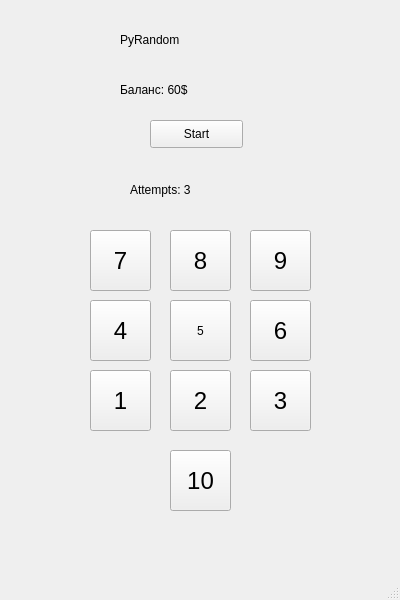
<?xml version="1.0" encoding="UTF-8"?>
<ui version="4.0">
 <class>MainWindow</class>
 <widget class="QMainWindow" name="MainWindow">
  <property name="geometry">
   <rect>
    <x>0</x>
    <y>0</y>
    <width>400</width>
    <height>600</height>
   </rect>
  </property>
  <property name="windowTitle">
   <string>MainWindow</string>
  </property>
  <widget class="QWidget" name="centralwidget">
   <widget class="QLabel" name="label">
    <property name="geometry">
     <rect>
      <x>120</x>
      <y>20</y>
      <width>151</width>
      <height>41</height>
     </rect>
    </property>
    <property name="styleSheet">
     <string notr="true">font: 20pt &quot;MS Shell Dlg 2&quot;;</string>
    </property>
    <property name="text">
     <string>&lt;html&gt;&lt;head/&gt;&lt;body&gt;&lt;p&gt;PyRandom&lt;/p&gt;&lt;/body&gt;&lt;/html&gt;</string>
    </property>
   </widget>
   <widget class="QLabel" name="balance">
    <property name="geometry">
     <rect>
      <x>120</x>
      <y>70</y>
      <width>181</width>
      <height>41</height>
     </rect>
    </property>
    <property name="styleSheet">
     <string notr="true">font: 15pt &quot;MS Shell Dlg 2&quot;;</string>
    </property>
    <property name="text">
     <string>&lt;html&gt;&lt;head/&gt;&lt;body&gt;&lt;p&gt;Баланс: 60$&lt;/p&gt;&lt;/body&gt;&lt;/html&gt;</string>
    </property>
   </widget>
   <widget class="QPushButton" name="start">
    <property name="geometry">
     <rect>
      <x>150</x>
      <y>120</y>
      <width>93</width>
      <height>28</height>
     </rect>
    </property>
    <property name="styleSheet">
     <string notr="true">font: 14pt &quot;MS Shell Dlg 2&quot;;</string>
    </property>
    <property name="text">
     <string>Start</string>
    </property>
   </widget>
   <widget class="QLabel" name="attemps">
    <property name="geometry">
     <rect>
      <x>130</x>
      <y>170</y>
      <width>181</width>
      <height>41</height>
     </rect>
    </property>
    <property name="styleSheet">
     <string notr="true">font: 15pt &quot;MS Shell Dlg 2&quot;;</string>
    </property>
    <property name="text">
     <string>&lt;html&gt;&lt;head/&gt;&lt;body&gt;&lt;p&gt;Attempts: 3&lt;/p&gt;&lt;/body&gt;&lt;/html&gt;</string>
    </property>
   </widget>
   <widget class="QPushButton" name="seven">
    <property name="geometry">
     <rect>
      <x>90</x>
      <y>230</y>
      <width>61</width>
      <height>61</height>
     </rect>
    </property>
    <property name="font">
     <font>
      <pointsize>18</pointsize>
     </font>
    </property>
    <property name="text">
     <string>7</string>
    </property>
   </widget>
   <widget class="QPushButton" name="four">
    <property name="geometry">
     <rect>
      <x>90</x>
      <y>300</y>
      <width>61</width>
      <height>61</height>
     </rect>
    </property>
    <property name="font">
     <font>
      <pointsize>18</pointsize>
     </font>
    </property>
    <property name="text">
     <string>4</string>
    </property>
   </widget>
   <widget class="QPushButton" name="eight">
    <property name="geometry">
     <rect>
      <x>170</x>
      <y>230</y>
      <width>61</width>
      <height>61</height>
     </rect>
    </property>
    <property name="font">
     <font>
      <pointsize>18</pointsize>
     </font>
    </property>
    <property name="text">
     <string>8</string>
    </property>
   </widget>
   <widget class="QPushButton" name="five">
    <property name="geometry">
     <rect>
      <x>170</x>
      <y>300</y>
      <width>61</width>
      <height>61</height>
     </rect>
    </property>
    <property name="styleSheet">
     <string notr="true">font: 18pt &quot;MS Shell Dlg 2&quot;;</string>
    </property>
    <property name="text">
     <string>5</string>
    </property>
   </widget>
   <widget class="QPushButton" name="night">
    <property name="geometry">
     <rect>
      <x>250</x>
      <y>230</y>
      <width>61</width>
      <height>61</height>
     </rect>
    </property>
    <property name="font">
     <font>
      <pointsize>18</pointsize>
     </font>
    </property>
    <property name="text">
     <string>9</string>
    </property>
   </widget>
   <widget class="QPushButton" name="six">
    <property name="geometry">
     <rect>
      <x>250</x>
      <y>300</y>
      <width>61</width>
      <height>61</height>
     </rect>
    </property>
    <property name="font">
     <font>
      <pointsize>18</pointsize>
     </font>
    </property>
    <property name="text">
     <string>6</string>
    </property>
   </widget>
   <widget class="QPushButton" name="ten">
    <property name="geometry">
     <rect>
      <x>170</x>
      <y>450</y>
      <width>61</width>
      <height>61</height>
     </rect>
    </property>
    <property name="font">
     <font>
      <pointsize>18</pointsize>
     </font>
    </property>
    <property name="text">
     <string>10</string>
    </property>
   </widget>
   <widget class="QPushButton" name="one">
    <property name="geometry">
     <rect>
      <x>90</x>
      <y>370</y>
      <width>61</width>
      <height>61</height>
     </rect>
    </property>
    <property name="font">
     <font>
      <pointsize>18</pointsize>
     </font>
    </property>
    <property name="text">
     <string>1</string>
    </property>
   </widget>
   <widget class="QPushButton" name="two">
    <property name="geometry">
     <rect>
      <x>170</x>
      <y>370</y>
      <width>61</width>
      <height>61</height>
     </rect>
    </property>
    <property name="font">
     <font>
      <pointsize>18</pointsize>
     </font>
    </property>
    <property name="text">
     <string>2</string>
    </property>
   </widget>
   <widget class="QPushButton" name="three">
    <property name="geometry">
     <rect>
      <x>250</x>
      <y>370</y>
      <width>61</width>
      <height>61</height>
     </rect>
    </property>
    <property name="font">
     <font>
      <pointsize>18</pointsize>
     </font>
    </property>
    <property name="text">
     <string>3</string>
    </property>
   </widget>
  </widget>
  <widget class="QMenuBar" name="menubar">
   <property name="geometry">
    <rect>
     <x>0</x>
     <y>0</y>
     <width>400</width>
     <height>26</height>
    </rect>
   </property>
  </widget>
  <widget class="QStatusBar" name="statusbar"/>
 </widget>
 <resources/>
 <connections/>
</ui>
